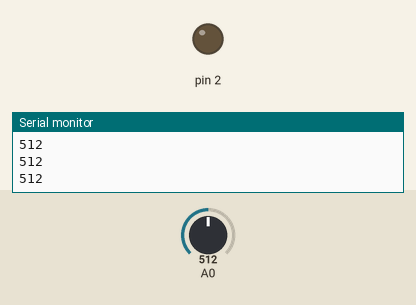
A sketch run on a simulated Arduino Uno, built with avr-gcc and run on an emulated ATmega328P. Parts: output pins drawn as LEDs (lit = HIGH), the last lines printed to the serial monitor. Dashed ring = blinking. The inputs (shaded band) are chosen by the test bench; at power-on: A0 = 512.

Above: at 1.2 s.
1.3 s: A0 set to 682
2.8 s: A0 set to 712
At 3.45 s:
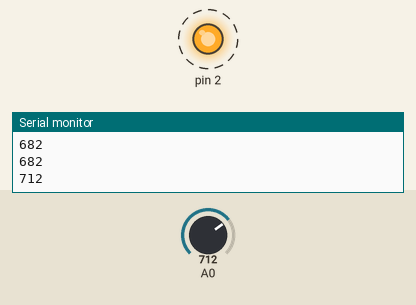
5.8 s: A0 set to 690
At 7.0 s:
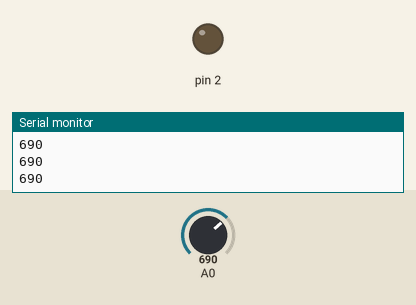
7.3 s: A0 set to 710
At 7.8 s:
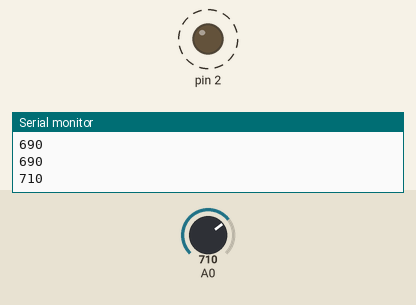
Timing chart, 0 to 11.3 s (numbered marks = the images above; inputs shaded):
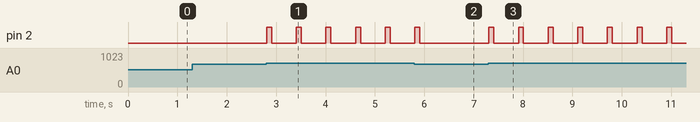

Measured:
- the behaviour switches between 700 and 701 on A0 (found by bisection; images 0 and 1)
- after the input at 2.8 s, pin 2: alternates HIGH for 0.10 s and LOW for 0.50 s, starting at once
- after the input at 5.8 s, pin 2: goes on until 5.9 s, then stays LOW
- after the input at 7.3 s, pin 2: alternates HIGH for 0.10 s and LOW for 0.50 s, starting at once

The sketch:

pirsensor_buzzer.ino
```cpp
void setup() {
Serial.begin(9600);
pinMode(A0,INPUT);
pinMode(2,OUTPUT);
}

void loop() {

  int x=analogRead(A0);
  //int d=x*1024/5;
  Serial.println(x);
  if(x>700)
    {digitalWrite(2,HIGH);
      delay(100);
    digitalWrite(2,LOW);
      delay(500);
    digitalWrite(2,HIGH);
      delay(100);
    digitalWrite(2,LOW);
    delay(500);
    digitalWrite(2,HIGH);
      delay(100);
    digitalWrite(2,LOW);
    delay(500);
    }

}
```
